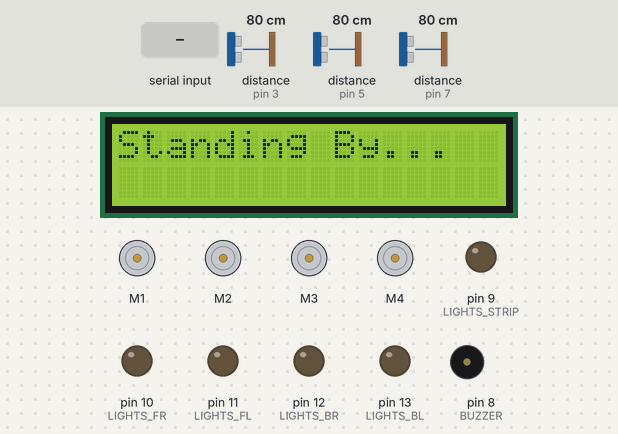
This sketch was run on a simulated Arduino Uno, built with avr-gcc and run on an emulated ATmega328P. Parts: 4 × DC motor (green arrow = forward, orange = backward, longer = faster), 16×2 character LCD, output pins drawn as LEDs (lit = HIGH), buzzer (waves = sounding, pin HIGH). The inputs (shaded band) are chosen by the test bench; at power-on: distance to the obstacle (sensors on pin 3, pin 5, pin 7) 80 cm. The echo pulse lasts 58.3 µs per cm.

Above: at 6.3 s.
6.4 s: "2" received over Serial
At 7.2 s:
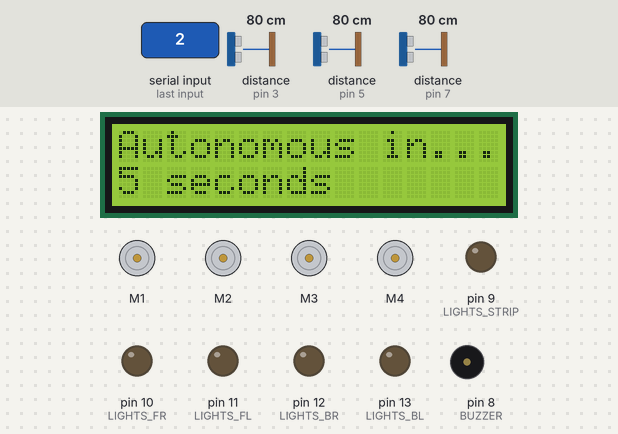
9.4 s: distance to the obstacle (sensor on pin 3) set to 32 cm
12.4 s: distance to the obstacle (sensor on pin 3) set to 27 cm
At 13.1 s:
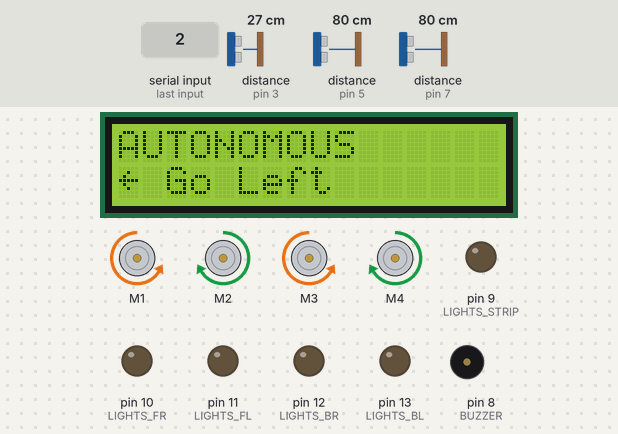
14.1 s: "1" received over Serial
At 15.4 s:
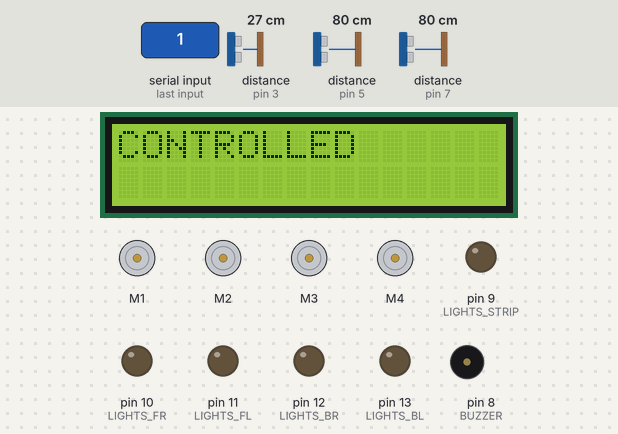
16.1 s: "6" received over Serial
At 17.3 s:
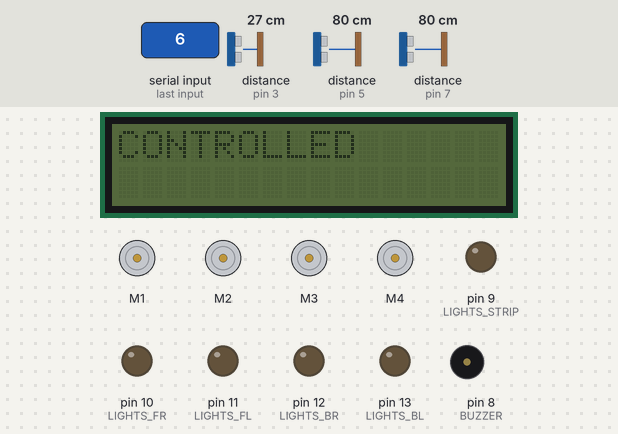
17.6 s: "3" received over Serial
At 18.7 s:
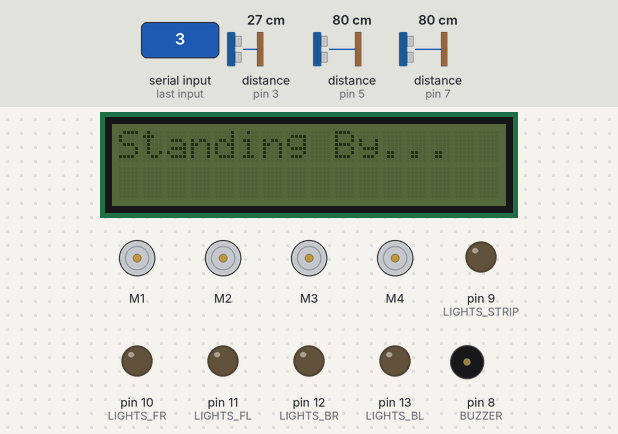
Timing chart, 0 to 20.1 s (numbered marks = the images above; inputs shaded):
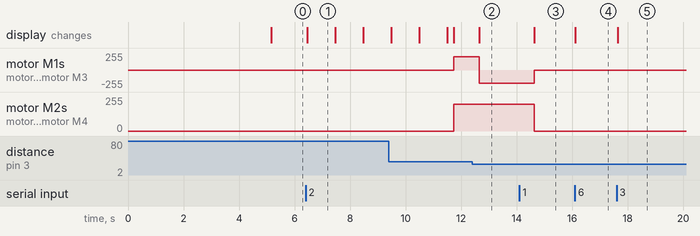

Measured:
- the behaviour switches between 30 and 29 cm on distance to the obstacle (sensor on pin 3) (found by bisection; images 1 and 2)
- after the input at 6.4 s, the display: changes after 0.06 s (image 1)
- after the input at 12.4 s, motor M1, motor M3: forward 200/255 → backward 200/255 after 0.25 s; the display: changes after 0.25 s (image 2)
- after the input at 14.1 s, motor M1, motor M3: backward 200/255 → stopped after 0.54 s; motor M2, motor M4: forward 200/255 → stopped after 0.54 s; the display: changes after 0.54 s (image 3)
- after the input at 16.1 s, the display: changes at once (image 4)
- after the input at 17.6 s, the display: changes at once (image 5)
- what the display in image 1 shows lasts 1.0 s, from 6.5 s to 7.5 s

The sketch:

robot.ino
```cpp
#include <NewPing.h>
#include <LiquidCrystal_I2C.h>
#include <Adafruit_MotorShield.h>


// -----------------------------------------
// ULTRASONIC SENSOR (HC-SR04) CONFIGURATION
// -----------------------------------------

// CENTER SONAR PINS
#define TRIGGER_CENTER 4
#define ECHO_CENTER 5

// RIGHT SONAR PINS
#define TRIGGER_RIGHT 2
#define ECHO_RIGHT 3

// LEFT SONAR PINS
#define TRIGGER_LEFT 6
#define ECHO_LEFT 7

// SENSOR SETUP
#define MAX_DISTANCE 200
NewPing sonar_center(TRIGGER_CENTER, ECHO_CENTER, MAX_DISTANCE);
NewPing sonar_left(TRIGGER_LEFT, ECHO_LEFT, MAX_DISTANCE);
NewPing sonar_right(TRIGGER_RIGHT, ECHO_RIGHT, MAX_DISTANCE);

int distance_center = 100;
int distance_right = 100;
int distance_left = 100;


// -----------------------------------------
// LCD CONFIGURATION
// -----------------------------------------
LiquidCrystal_I2C lcd(0x3F, 16, 2);

// CUSTOM CHARACTERS
byte custom_char_robot[8] = {
  0b00000,
  0b10101,
  0b00100,
  0b00100,
  0b01110,
  0b11111,
  0b11111,
  0b10001
};

byte custom_char_heart[8] = {
  0b00000,
  0b01010,
  0b11111,
  0b11111,
  0b01110,
  0b00100,
  0b00000,
  0b00000
};

byte custom_char_arrow_up[8] = {
  0b00100,
  0b01110,
  0b10101,
  0b00100,
  0b00100,
  0b00100,
  0b00100,
  0b00100
};

byte custom_char_arrow_down[8] = {
  0b00100,
  0b00100,
  0b00100,
  0b00100,
  0b00100,
  0b10101,
  0b01110,
  0b00100
};

byte custom_char_arrow_right[8] = {
  0b00000,
  0b00100,
  0b00010,
  0b11111,
  0b00010,
  0b00100,
  0b00000,
  0b00000
};

byte custom_char_arrow_left[8] = {
  0b00000,
  0b00100,
  0b01000,
  0b11111,
  0b01000,
  0b00100,
  0b00000,
  0b00000
};


// -----------------------------------------
// BUZZER CONFIGURATION
// -----------------------------------------
#define BUZZER 8


// -----------------------------------------
// LIGHTS CONFIGURATION
// -----------------------------------------
#define LIGHTS_STRIP 9
#define LIGHTS_FR 10
#define LIGHTS_FL 11
#define LIGHTS_BR 12
#define LIGHTS_BL 13


// -----------------------------------------
// MOTOR CONFIGURATION
// -----------------------------------------
Adafruit_MotorShield AFMS = Adafruit_MotorShield();

Adafruit_DCMotor *motor_backleft = AFMS.getMotor(1);
Adafruit_DCMotor *motor_backright = AFMS.getMotor(2);
Adafruit_DCMotor *motor_frontleft = AFMS.getMotor(3);
Adafruit_DCMotor *motor_frontright = AFMS.getMotor(4);


// -----------------------------------------
// GENRAL CONFIGURATION
// -----------------------------------------
enum robot_states {
  CONTROLLED,
  AUTONOMOUS,
  STANDBY
};

enum robot_states state = STANDBY;

char command = 0;
char drive_control = 0;

boolean input_received = false;
boolean lcd_backlight = true;
boolean lights_strip = false;
boolean lights_front = false;
boolean lights_back = false;

String primary_display_output = "";


// -----------------------------------------
// SETUP FUNCTION
// -----------------------------------------
void setup() {
  Serial.begin(9600);

  // MOTOR SETUP
  AFMS.begin();
  setSpeed(200);
  motor_backleft->run(RELEASE);
  motor_backright->run(RELEASE);
  motor_frontleft->run(RELEASE);
  motor_frontright->run(RELEASE);

  // BUZZER SETUP
  pinMode(BUZZER, OUTPUT);

  // LIGHTS SETUP
  pinMode(LIGHTS_STRIP, OUTPUT);
  pinMode(LIGHTS_FR, OUTPUT);
  pinMode(LIGHTS_FL, OUTPUT);
  pinMode(LIGHTS_BR, OUTPUT);
  pinMode(LIGHTS_BL, OUTPUT);

  // LCD SETUP - with custom greeting
  lcd.init();
  lcd.backlight();
  lcd.createChar(0, custom_char_robot);
  lcd.createChar(1, custom_char_heart);
  lcd.createChar(2, custom_char_arrow_up);
  lcd.createChar(3, custom_char_arrow_down);
  lcd.createChar(4, custom_char_arrow_right);
  lcd.createChar(5, custom_char_arrow_left);
  lcd.setCursor(0, 0);
  lcd.print("Hello!");
  lcd.setCursor(7, 0);
  lcd.write((byte)1);
  lcd.setCursor(8, 0);
  lcd.write((byte)1);
  lcd.setCursor(9, 0);
  lcd.write((byte)1);
  lcd.setCursor(0, 1);
  lcd.print("I am 'CA-21'");
  lcd.setCursor(13, 1);
  lcd.write((byte)0);
  delay(5000);
  setPrimaryDisplayOutput("Standing By...");
}


// -----------------------------------------
// MAIN FUNCTION
// -----------------------------------------
void loop() {
  if(Serial.available() > 0) {
    command = Serial.read();

    switch(command) {
      case '1': // STATE: CONTROLLED
        stopMoving();
        drive_control = 0;
        setPrimaryDisplayOutput("CONTROLLED");
        state = CONTROLLED;
        break;
      case '2': // STATE: AUTONMOUS - 5 seconds countdown to position robot or cancel autonomous driving if necessary
        stopMoving();
        lcd.clear();
        lcd.home();
        lcd.print("Autonomous in...");
        lcd.setCursor(0, 1);
        lcd.print("5 seconds");
        delay(1000);
        lcd.setCursor(0, 1);
        lcd.print("4 seconds");
        delay(1000);
        lcd.setCursor(0, 1);
        lcd.print("3 seconds");
        delay(1000);
        lcd.setCursor(0, 1);
        lcd.print("2 seconds");
        delay(1000);
        lcd.setCursor(0, 1);
        lcd.print("1 second");
        delay(1000);
        setPrimaryDisplayOutput("AUTONOMOUS");
        state = AUTONOMOUS;
        break;
      case '3': // STATE: STANDBY
        setPrimaryDisplayOutput("Standing By...");
        state = STANDBY;
        break;
      case '6': // LCD BACKLIGHT CONTROL
        if(lcd_backlight) {
          lcd_backlight = false;
          lcd.noBacklight();
        } else {
          lcd_backlight = true;
          lcd.backlight();
        }
        break;
      case '7': // LIGHTS STRIP CONTROL
        if(lights_strip) {
          lights_strip = false;
          digitalWrite(LIGHTS_STRIP, LOW);
        } else {
          lights_strip = true;
          digitalWrite(LIGHTS_STRIP, HIGH);
        }
        break;
      case '8': // LIGHTS FRONT CONTROL
        if(lights_front) {
          lights_front = false;
          digitalWrite(LIGHTS_FR, LOW);
          digitalWrite(LIGHTS_FL, LOW);
        } else {
          lights_front = true;
          digitalWrite(LIGHTS_FR, HIGH);
          digitalWrite(LIGHTS_FL, HIGH);
        }
        break;
      case '9': // LIGHTS BACK CONTROL
        if(lights_back) {
          lights_back = false;
          digitalWrite(LIGHTS_BR, LOW);
          digitalWrite(LIGHTS_BL, LOW);
        } else {
          lights_back = true;
          digitalWrite(LIGHTS_BR, HIGH);
          digitalWrite(LIGHTS_BL, HIGH);
        }
        break;
      case '0': // BUZZER CONTROL
        for(int i = 1; i <= 150; i++) {
          digitalWrite(BUZZER, HIGH);
          delay(1);
          digitalWrite(BUZZER, LOW);
          delay(1);
        }
        break;
      default:
        input_received = true;
        drive_control = command;
    }
  }

  switch(state) {
    case CONTROLLED:
      if(input_received) {
        switch(drive_control) {
          case '1':
            setSpeed(40);
            break;
          case '2':
            setSpeed(80);
            break;
          case '3':
            setSpeed(100);
            break;
          case '4':
            setSpeed(120);
            break;
          case '5':
            setSpeed(140);
            break;
          case '6':
            setSpeed(160);
            break;
          case '7':
            setSpeed(180);
            break;
          case '8':
            setSpeed(200);
            break;
          case '9':
            setSpeed(220);
            break;
          case '0':
            setSpeed(255);
            break;
          case 'w':
            driveForward();
            break;
          case 's':
            driveBackward();
            break;
          case 'd':
            turnRight(0);
            break;
          case 'a':
            turnLeft(0);
            break;
          case 'q':
            stopMoving();
            break;
          default:
            stopMoving();
        }
      }
      input_received = false;
      break;
    case AUTONOMOUS:
      delay(200);
      distance_center = sonar_center.ping_cm();
      distance_right = sonar_right.ping_cm();
      distance_left = sonar_left.ping_cm();
      if((distance_center < 30) && (distance_center != NO_ECHO)) {
        if((distance_right < 30) && (distance_right != NO_ECHO)) {
          if((distance_left < 30) && (distance_left != NO_ECHO)) {
            stopMoving();
          } else {
            turnLeft(1000);
          }
        } else {
          turnRight(1000);
        }
      } else {
        if((distance_right < 30) && (distance_right != NO_ECHO)) {
          if((distance_left < 30) && (distance_left != NO_ECHO)) {
            stopMoving();
          } else {
            turnLeft(500);
          }
        } else {
          if((distance_left < 30) && (distance_left != NO_ECHO)) {
            turnRight(500);
          } else {
            driveForward();
          }
        }
      }
      break;
    case STANDBY:
      stopMoving();
      break;
    default:
      setPrimaryDisplayOutput("Standing By...");
      stopMoving();
  }
}


// -----------------------------------------
// DISPLAY CONTROL FUNCTION
// -----------------------------------------
void setPrimaryDisplayOutput(String text) {
  if(!primary_display_output.equals(text)) {
    primary_display_output = text;
    lcd.clear();
    lcd.home();
    lcd.print(primary_display_output);
  }
}


// -----------------------------------------
// MOTOR CONTROL FUNCTIONS
// -----------------------------------------
void setSpeed(int new_speed) {
  motor_backleft->setSpeed(new_speed);
  motor_backright->setSpeed(new_speed);
  motor_frontleft->setSpeed(new_speed);
  motor_frontright->setSpeed(new_speed);
}

void driveForward() {
  lcd.setCursor(0, 1);
  lcd.write((byte)2);
  lcd.setCursor(2, 1);
  lcd.print("Go Forward    ");
  motor_backleft->run(FORWARD);
  motor_backright->run(FORWARD);
  motor_frontleft->run(FORWARD);
  motor_frontright->run(FORWARD);
}

void driveBackward() {
  lcd.setCursor(0, 1);
  lcd.write((byte)3);
  lcd.setCursor(2, 1);
  lcd.print("Go Backward   ");
  motor_backleft->run(BACKWARD);
  motor_backright->run(BACKWARD);
  motor_frontleft->run(BACKWARD);
  motor_frontright->run(BACKWARD);
}

void turnRight(int duration) {
  lcd.setCursor(0, 1);
  lcd.write((byte)4);
  lcd.setCursor(2, 1);
  lcd.print("Go Right      ");
  motor_backleft->run(FORWARD);
  motor_backright->run(BACKWARD);
  motor_frontleft->run(FORWARD);
  motor_frontright->run(BACKWARD);
  delay(duration);
}

void turnLeft(int duration) {
  lcd.setCursor(0, 1);
  lcd.write((byte)5);
  lcd.setCursor(2, 1);
  lcd.print("Go Left       ");
  motor_backleft->run(BACKWARD);
  motor_backright->run(FORWARD);
  motor_frontleft->run(BACKWARD);
  motor_frontright->run(FORWARD);
  delay(duration);
}

void stopMoving() {
  lcd.setCursor(0, 1);
  lcd.print("                ");
  motor_backleft->run(RELEASE);
  motor_backright->run(RELEASE);
  motor_frontleft->run(RELEASE);
  motor_frontright->run(RELEASE);
}
```
